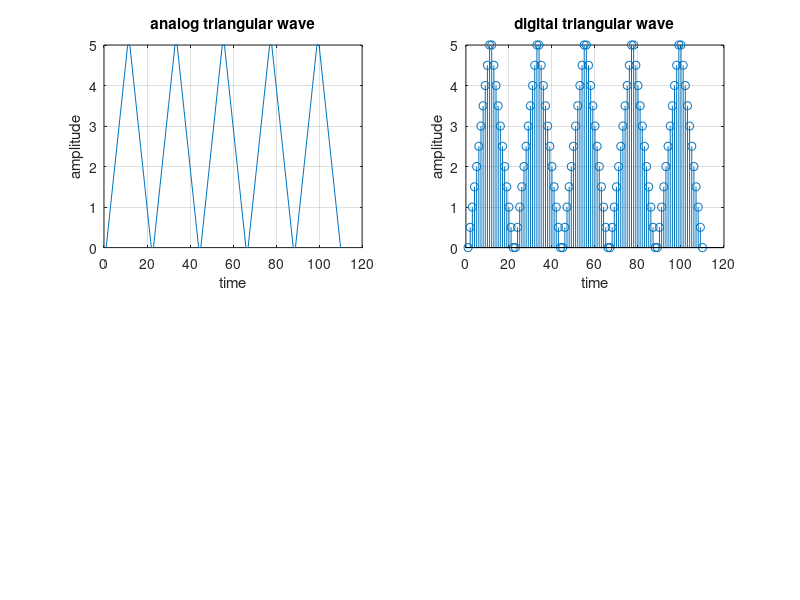

Source code (MATLAB):
clear all;
close all;
clc;
%generation of various dts%
N=input("enter the number of cycle");
M=input("enter the amplitude");
n1=0:0.5:M;
n2=M:-0.5:0;
n=[];
for i=1:N
    n=[n,n1,n2];
end
subplot(2,2,1);
plot(n) %ct
xlabel('time');
ylabel('amplitude');
title('analog triangular wave');grid;
subplot(2,2,2)
stem(n);
xlabel('time');
ylabel('amplitude');
title('digital triangular wave');grid;